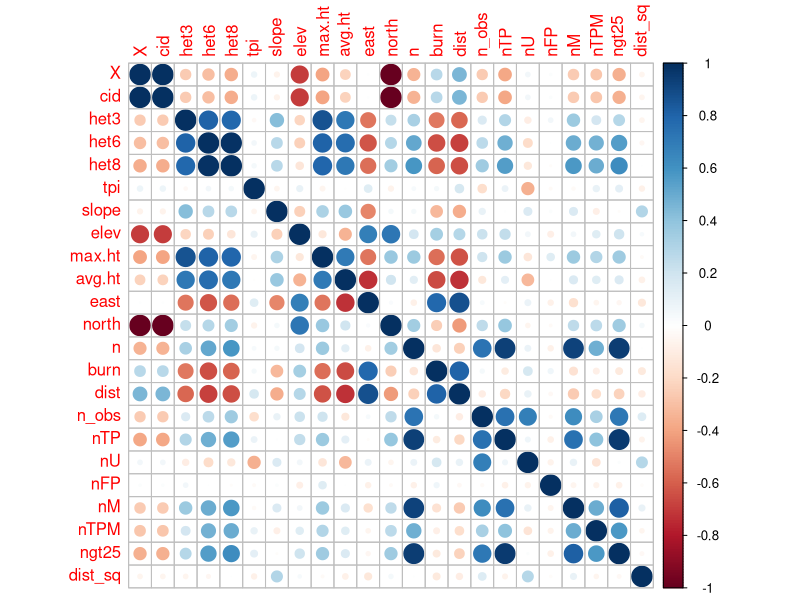

The R script that drew this image: (Note: this script raises an error after producing the figure.)
pkgs <- c("tidyverse", "sf", "rstan", "terra", 'nimble')
sapply(pkgs, require, character.only = TRUE)
scalefn <- function(x) {(x - mean(x))/(2 * sd(x))}
# ---

# === data is currently set up to attempt capture-recapture
# n_obs: number of drone detected plants 
# ngt25: number of field mapped plants taller than 25 cm
# n: number of field mapped plants
# nTP: number of field mapped + detected with UAS
# nTPM: number of field mapped + detected + not NTP b/c 1 segment = 2 field points
# nFP: number of field mapped + detected + classified as ARTR but not in fact ARTR
# can be assumed to be absent, since we have only 17 plants across all sites
# nM: number of field plants not detected with UAS
# nU: number of plants detected w/ UAS, but unknown validation status


# load cell-level data
dat0 <- read.csv("data/celldat_full.csv")  |>
  mutate(dist_sq = dist^2) |>
  filter(!is.na(tpi) | !is.na(slope))  # |> filter(val == 1) |> select(-val)

# ---
site <- unique(dat0$site)[1]
# ---
# === covariates
# het3: structural heterogeneity at coarse scale
# het6: structural heterogeneity at medium scale
# het8: structural heterogeneity at fine scale
# tpi: topographic position index
# slope: slope 
# elev: cell elevation
# max.ht: maximum canopy height in a cell
# avg.ht: average canopy height
# dist: distance to fire line (negative = inside unburnt) 
# dist_sq: squared distance - likely makes sense

# --- add standardized predictors
dat0 |> 
  filter(site == !!site) |>
  mutate(across(c(het3, het6, het8, tpi, slope, elev, max.ht, avg.ht, dist, dist_sq), 
                scalefn, .names = "{.col}_sc")) -> dat

# --- corplot for nTP: True Positives counts
cr <- dat |> filter(val == 1) |> 
  select(where(is.numeric), -contains("_sc"), -val) |> cor()
corrplot::corrplot(cr)

# --- 
# --- mixture likelihood function
dCompoundNMix<-nimbleFunction(
  run = function(x = integer(0), N = integer(0), p=double(0), lamFP=double(0),
                 log = integer(0, default = 0)) {
    returnType(double(0))
    ll1<-nimRep(0, x+1)
    ll2<-nimRep(0, x+1)
    for (i in 1:(x+1)) {
      ll1[i]<-dbinom(i-1, N, p)
      ll2[i]<-dpois(x-i+1, lamFP)
    }
    logProb<-log(sum(ll1*ll2))
    if(log) return(logProb)
    else return(exp(logProb)) 
    })
# ---

Mod<-nimbleCode({
    for (b in 1:2){ 
      for(j in 1:nxf){ # # of covariates
        beta[j, b] ~ dnorm(0, sd = 2) ###describe intensity of point processes
      }
    }
  p ~ dbeta(2, 2) ###pr real shrub detected from air
  
  for (j in 1:length(nNaive)) {
    log(mu[j, 1]) <- inprod(beta[1:nxf, 1], XNaive[j, 1:nxf] )  # FP
    log(mu[j, 2]) <- inprod(beta[1:nxf, 2], XNaive[j, 1:nxf] )  # TP
    NTP[j]~dpois(mu[j, 2])
    n[j]~dCompoundNMix(N=NTP[j], p=p, lamFP=mu[j, 1])
  }
  
  for (j in 1:length(nVal)) {
    mu2[j, 1] <- exp(inprod(beta[1:nxf,1], XVal[j,1:nxf]))
    nTP[j]~dpois(mu2[j, 2])
    mu2[j, 2] <- exp(inprod(beta[1:nxf,2], XVal[j,1:nxf]))
    nFP[j]~dpois(mu2[j, 1])
  }
  
  ###validated plants...
  ###guess at the number of unvalided shrubs that exist
  EN<-sum(mu[1:nNaive, 2])+sum(mu2[1:nVal, 2])
  N<-sum(NTP[1:nNaive])+sum(nTP[1:nVal])
})

Data <- list(
  n = dat |> filter(val == 0) |> pull(n_obs),
  nTP = dat |> filter(val == 1) |> pull(ngt25),
  nFP = dat |> filter(val == 1) |> 
    mutate(ns = n_obs - ngt25, 
           ns = ifelse(ns < 0, 0, ns)) |> pull(ns),
  
  XNaive= dat |> filter(val == 0) |> 
    mutate(Int = 1) |>
    select(Int, burn, het3_sc, het8_sc, max.ht_sc, dist_sc) |> as.matrix(),
  XVal= dat |> filter(val == 1) |> 
    mutate(Int = 1) |>
    select(Int, burn, het3_sc, het8_sc, max.ht_sc, dist_sc) |> as.matrix()
  )

Constants <- list(  nxf  = 6, 
                    nNaive = nrow(dat) - sum(dat$val), 
                    nVal = sum(dat$val) )

Inits <- list(p = .5, 
              beta = matrix(0, nr = Constants$nxf, nc = 2),
              NTP = round(Data$n*.5), 
              mu = matrix(1, nr = Constants$nNaive, nc = 2) ,
              mu2 = matrix(1, nr = Constants$nVal, nc = 2) 
              )


Shrub<- nimbleModel(code = Mod, name = 'Shrub', constants = Constants,
                    data=Data, inits = Inits)

##monitors--what things to trace
ShrubConf<- configureMCMC(Shrub, monitors = c("beta", "N", "EN"))


Rmcmc <- buildMCMC(ShrubConf)
compMCMC <- compileNimble(Rmcmc, Shrub)

samps <- runMCMC(mcmc = compMCMC$Rmcmc,
               niter = 50000, nburnin = 40000, thin = 10, 
               nchains = 1, samplesAsCodaMCMC = TRUE)

pred <- rpois(Constants$nVal,
              exp( Data$XVal %*% apply(samps[,1:Constants$nxf], 2, mean) ) + 
                exp(Data$XVal %*% apply(samps[,(Constants$nxf+1):(2*ncol(Data$XVal))], 2, mean) ) ) 
pred <- exp(Data$XVal %*% apply(samps[,1:Constants$nxf], 2, mean)) + 
  exp(Data$XVal %*% apply(samps[,(Constants$nxf+1):(2*ncol(Data$XVal))], 2, mean) )
plot(log(pred) ~ log(Data$n), pch = 19, cex = .5)
abline(0, 1)
cor(pred, Data$nTP)^2

dat |> 
  filter(val == 0) |>
  mutate(pred = #rpois(Constants$nNaive, 
                      exp(Data$XNaive[,1:2] %*% apply(samps[,3:4], 2, mean)) ) |>
  bind_rows(dat |> 
              filter(val == 1) |>
              mutate(pred = #rpois(Constants$nVal, 
                                  exp(Data$XVal[,1:2] %*% apply(samps[,1:2], 2, mean)) )) |>
  st_as_sf(coords = c("east", "north"), crs = 32611) |>
  # mutate(nTP = log(nTP)) |>
  filter(site == !!site) -> out

plot(out[,'pred'], pch = 19)
plot(out[,'nTP'], pch = 19)

